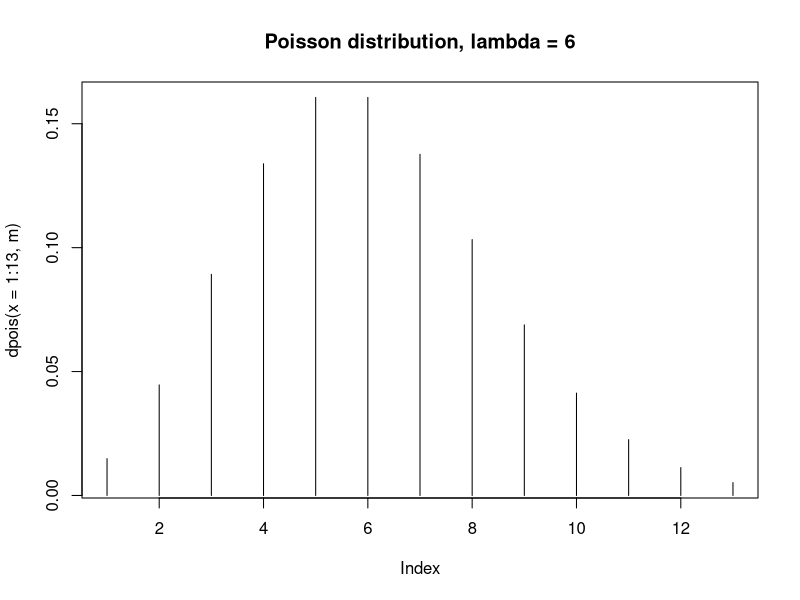
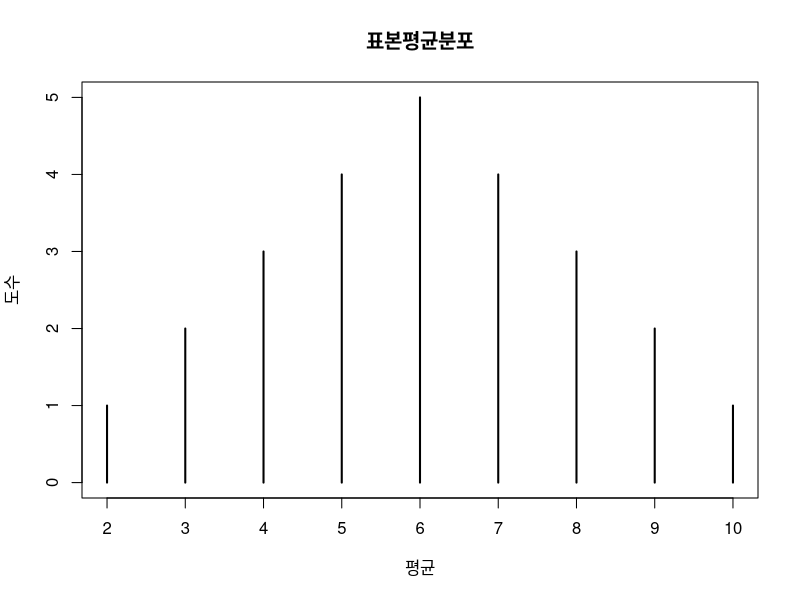
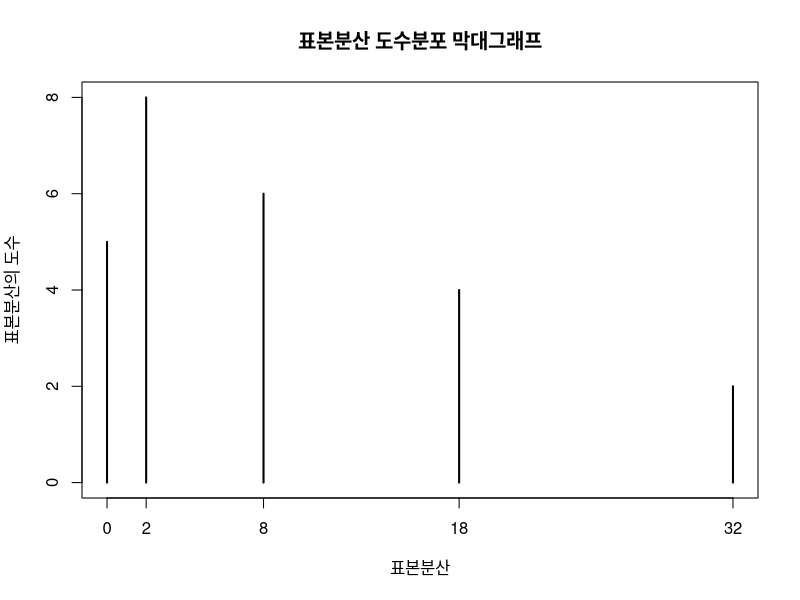

Generate these figures, in order, with R:
## ---- chunk 1
# 1. 10명중 3명의 손님이 라면을 주문할 확률(라면 주문 확률은 0.2다)
dbinom(3, 10, 0.2)
# 2. 10명중 2명 이상의 손님이 라면을 주문할 확률
1-pbinom(1,10,0.2 )
# 평균 E(X)=np 이고, 분산은 np(1-p) : n = 10, p=0.2
n = 10
p = 0.2
(r.mean = n*p)
(r.var = n*p *(1-p))
## ---- chunk 2
# 1. 4장이 당첨할 확률
(dbinom(4, 8, 0.3))

# 2. 3장에서 7장이 당첨할 확률 : P( 3 <= X <= 7) = P(X<=7) - P(X<=2),
# P(X>=3) 부터이기 때문에 3이 포함되지 않는 P(X<=2)를 빼줘야 한다.
(pbinom(7, 8, 0.3) - pbinom(2, 8, 0.3))

# 3. 6장 이상이 당첨할 확률 P(X>=6) = 1 - P(X<=5)
(1-pbinom(5, 8, 0.3))
# 소숫점 5자리에서 반올림해서 4자리 까지만 출력
(round(1-pbinom(5, 8, 0.3),4)) 
# 소숫점 5자리에서 5를 뺀 후 round로 반올림을 해주면 절삭된 처리가 된다.
(round(1-pbinom(5, 8, 0.3)-0.00005,4)) 
## ---- chunk 3
# x = 0, D = 2, N-D = 3, n = 2
dhyper(0, 2, 3, 2)

# x = 1, D = 2, N-D = 3, n = 2
dhyper(1, 2, 3, 2)

# x = 2, D = 2, N-D = 3, n = 2
dhyper(2, 2, 3, 2)

# 평균 E(X) = n*p, p = D/N
p=2/5
2*p # 평균
#분산 Var(X) = np(1-p)*(N-n)/(N-1)
2*p*(1-p)*(5-2)/(5-1) #분산
## ---- chunk 4
# m = n * p이다. (n=1860, p=1/600)
n=1860
p=1/600
(m = n*p) #평균 3.1이된다.
# x=0
(round(dpois(0, m),4))
# x=1
(round(dpois(1, m),4))
# x=2
(round(dpois(2, m),4))
# x=3
(round(dpois(3, m),4))

## ---- chunk 5
m=6
x=4
(round(dpois(x, m),4))
# 반품을 1번에서 13번까지 받을 분포표
plot(dpois(x=1:13,m), type='h', main = "Poisson distribution, lambda = 6")
## ---- chunk 6
# 1. P(Z < 1.96)
round(pnorm(1.96), 3)
# 2. P(-1.96 < Z < 1.96)
round(pnorm(1.96),3) - round(pnorm(-1.96), 3)
#3. p(Z > 1.96) = 1 - P(Z < 1.96)
1-round(pnorm(1.96), 3)
## ---- chunk 7
# 1. P(X < 94.3)
round(pnorm(94.3, 70, 10), 4) # 정규분포 함수 이용
round(pnorm(round((94.3-70)/10, 4)), 4) # 정규분포의 표준화변환을 이용
# 2. P(X > 57.7)
1- round(pnorm(57.7, 70, 10), 4) # 정규분포 함수 이용
1- round(pnorm(round((57.7-70)/10, 4)), 4) # 정규분포의 표준화변환을 이용
# 3. P(57.7 < X < 94.3)
# 실제 R프로그램에서는 0.0001의 오차가 발생하여 0.8832값이 출력된다.
round(pnorm(94.3, 70, 10), 4) - round(pnorm(57.7, 70, 10), 4) # 정규분포 함수 이용
round(pnorm(round((94.3-70)/10, 4)), 4) - round(pnorm(round((57.7-70)/10, 4)), 4) # 정규분포의 표준화변환을 이용

## ---- chunk 8
# 정규분포의 표준화 변환을 이용해서 함수 적용
# 1. P(X < 90)
round(pnorm(round((90-110)/10, 4)), 4) # 정규분포의 표준화변환을 이용
# 2. P( 100 < X < 115)
round(pnorm(round((115-110)/10, 4)), 4) - 
  round(pnorm(round((100-110)/10, 4)), 4) 
# 3. P(120 < X)
1- round(pnorm(round((120-110)/10, 4)), 4) 


## ---- chunk 9
# 1. 평균과 분산
x<-c(6,2,4,8,10)

# 2. 표본 2개를 뽑았을때의 표본평균과 표본분산

# 조합을 만들기 위해서 5 x 5 행렬을 만든다.
mat<-matrix(data = 0, nrow = 5, ncol=5)
# 가로배열과 세로배열로 더해주면 표본 2개를 더해서 만든 원소의 행렬이 만들어진다.
for (i in 1:5)
{
  mat[i,]= mat[i,] + x
  mat[,i]= mat[,i] + t(x)
}
# 각각의 원소들끼리의 평균을 구한다.
(mat<-mat/2) # 원소는 (Xi + xj) / 2
# 빈도수를 추출한다.
(dat = table(mat))
# 상대도수
(dat.prop = prop.table(dat))
# 누적적상대도수
(dat.cumprop = cumsum(dat.prop))

plot(dat, main="표본평균분포", xlab="평균", ylab="도수")

## ---- chunk 10
# 불량품의 개수를 X라고 하면 X는 n=100, p=0.05인 이항붙포이다. 이렇게 n이 큰 경우 정규분포를 이용하여 근사적으로 확률을 계산한다. 
n = 100; p = 0.05
(m = n * p)
(s = sqrt(n * p * (1 - p)))
# 표준정규분포는 (x - m)/s ~ N(0, 1)
(pnorm((2-m)/s))
# (1)불량품이 2개 이하일 확률은? 평균 m, 표준편차 s인 정규분포
(pnorm(2, m, s))
# (2)3개에서 7개일 확률은?
(pnorm(7, m, s)- pnorm(3, m, s))
## ---- chunk 11
# 모집단 정의
population = c(6, 2, 4, 8, 10)

# 표본크기가 2인 모든 가능한 표본 생성
(df<-data.frame())
for(x in population)
{
  for(y in population)
  {
      df <- rbind(df, c(x,y))
  }
}
# 컬럼명을 변경
colnames(df)<-c("x1", "x2")
# 각 표본의 평균을 생성하고
df$mean = (df$x1 + df$x2)/2
# 각 표본의 분산을 생성한다.
df$var = (df$x1 - df$mean)^2 + (df$x2 - df$mean)^2 
# 표본 분산의 평균을 구한다.
sample.var.mean = mean(df$var)
# 모집단의 분산을 구한다.
# var() 함수는 표본의 분산을 구하는 함수 이므로 n / (n -1)이 된 상태이다.
# 모집단의 분산을 구하기 위해서는 var() * (n-1) / n을 해줘야 한다.
(population.var = var(population) * (length(population)-1)/length(population))
#모집단의 분산과 표본분산의 평균 
(c(population.var,sample.var.mean ))
# 표본 분산의 돗수를 구한다.
(sample.table = table(df$var))
# 표본 분산의 상대도수를 생성하고
(sample.prop = prop.table(sample.table))
# 표본 분산의 누적돗수분포를 생성한다.
(sample.cumsum=cumsum(sample.prop))

# 표분분산 도수분포 막대그래프
seq(0,32,by=2)
plot(sample.table,main="표본분산 도수분포 막대그래프", xlab="표본분산",ylab="표본분산의 도수" )
# barplot에서 X축의 도수를 늘리려면
## ---- chunk 12
# 표준정규분포 N(0,1) 
pnorm((3-3.25)/(0.5/sqrt(25)), 0, 1)
# 또는 아래와 같이 평균과 표준편차를 계산하지 않고 사용
pnorm(3, 3.25, 0.5 / sqrt(25))
## ---- chunk 13
(380-250)/20
## ---- chunk 14
# 1. 관측값이 71과 82 사이에 있을 확률
pnorm(82, 76, 10) - pnorm(71, 76, 10)
# 2. 관측값이 75보다 클 확률\
1-pnorm(75, 76, 10)
# 3. 관측값이 78 미만일 확률\
pnorm(78, 76, 10)

## ---- chunk 15
x=3;n=4;p=1/9
# combination은 choose 함수를 이용해서 구한다.
(round(choose(n,x)*p^x*(1-p)^(n-x),4))
round(dbinom(3, 4, 1/9),4)
## ---- chunk 16
round(1-dbinom(0, 5, 0.1),4)
## ---- chunk 17
# 평균5일때 4회가 나올 확률
dpois(4, 5)

# 평균5일때 4회가 나올 확률
dpois(0, 5)
## ---- chunk 18
# 2. 어느 휴일 다음 날 5명이 결근할 확률을 구하여라 \
dpois(5, 2.5)
# 3. 어느 휴일 다음날 5명 이상이 결근할 확률을 구하여라 
# 5명 이상이기 때문에 1에서 4명까지의 누적확률분포를 뺀다.
1-ppois(4,2.5)
## ---- chunk 19
N = 100; D = 4; n = 3; x = 1
# 조합 공식을 사용하여 초기화분포의 확률을구함
choose(D,x)*choose(N-D, n-x)/choose(N, n)
# 초기와 확률 계산 함수를 이용
dhyper(x, D, N-D, n)
## ---- chunk 20
N = 5; D = 2; n = 2; p = D/N
# 평균
(m = n*p)
# 분산
(variance = n*p*(1-p)*(N-n)/(N-1))
## ---- chunk 21
n = 1200; p = 1/4;
exp = n*p
var = n*p*(1-p)
# 표준정규분포
pnorm((315-exp)/sqrt(var),0,1)-pnorm((285-exp)/sqrt(var),0,1)
# 정규분포
pnorm(315, exp, sqrt(var))-pnorm(285, exp, sqrt(var))

